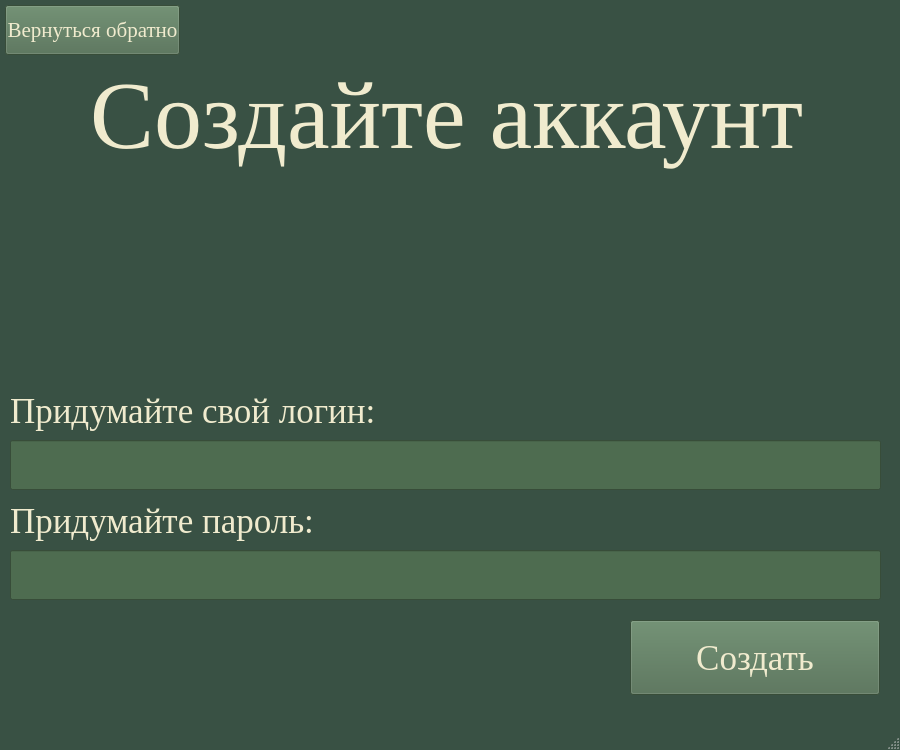
<?xml version="1.0" encoding="UTF-8"?>
<ui version="4.0">
 <class>MainWindow</class>
 <widget class="QMainWindow" name="MainWindow">
  <property name="geometry">
   <rect>
    <x>0</x>
    <y>0</y>
    <width>900</width>
    <height>750</height>
   </rect>
  </property>
  <property name="palette">
   <palette>
    <active>
     <colorrole role="WindowText">
      <brush brushstyle="SolidPattern">
       <color alpha="255">
        <red>240</red>
        <green>235</green>
        <blue>206</blue>
       </color>
      </brush>
     </colorrole>
     <colorrole role="Base">
      <brush brushstyle="SolidPattern">
       <color alpha="255">
        <red>255</red>
        <green>255</green>
        <blue>255</blue>
       </color>
      </brush>
     </colorrole>
     <colorrole role="Window">
      <brush brushstyle="SolidPattern">
       <color alpha="255">
        <red>57</red>
        <green>81</green>
        <blue>68</blue>
       </color>
      </brush>
     </colorrole>
    </active>
    <inactive>
     <colorrole role="WindowText">
      <brush brushstyle="SolidPattern">
       <color alpha="255">
        <red>240</red>
        <green>235</green>
        <blue>206</blue>
       </color>
      </brush>
     </colorrole>
     <colorrole role="Base">
      <brush brushstyle="SolidPattern">
       <color alpha="255">
        <red>255</red>
        <green>255</green>
        <blue>255</blue>
       </color>
      </brush>
     </colorrole>
     <colorrole role="Window">
      <brush brushstyle="SolidPattern">
       <color alpha="255">
        <red>57</red>
        <green>81</green>
        <blue>68</blue>
       </color>
      </brush>
     </colorrole>
    </inactive>
    <disabled>
     <colorrole role="WindowText">
      <brush brushstyle="SolidPattern">
       <color alpha="255">
        <red>120</red>
        <green>120</green>
        <blue>120</blue>
       </color>
      </brush>
     </colorrole>
     <colorrole role="Base">
      <brush brushstyle="SolidPattern">
       <color alpha="255">
        <red>57</red>
        <green>81</green>
        <blue>68</blue>
       </color>
      </brush>
     </colorrole>
     <colorrole role="Window">
      <brush brushstyle="SolidPattern">
       <color alpha="255">
        <red>57</red>
        <green>81</green>
        <blue>68</blue>
       </color>
      </brush>
     </colorrole>
    </disabled>
   </palette>
  </property>
  <property name="font">
   <font>
    <family>Times New Roman</family>
    <pointsize>20</pointsize>
   </font>
  </property>
  <property name="windowTitle">
   <string>Создание аккаунта</string>
  </property>
  <widget class="QWidget" name="centralwidget">
   <widget class="QPushButton" name="pushButton_2">
    <property name="geometry">
     <rect>
      <x>5</x>
      <y>5</y>
      <width>175</width>
      <height>50</height>
     </rect>
    </property>
    <property name="palette">
     <palette>
      <active>
       <colorrole role="WindowText">
        <brush brushstyle="SolidPattern">
         <color alpha="255">
          <red>240</red>
          <green>235</green>
          <blue>206</blue>
         </color>
        </brush>
       </colorrole>
       <colorrole role="Button">
        <brush brushstyle="SolidPattern">
         <color alpha="255">
          <red>78</red>
          <green>108</green>
          <blue>80</blue>
         </color>
        </brush>
       </colorrole>
       <colorrole role="Text">
        <brush brushstyle="SolidPattern">
         <color alpha="255">
          <red>240</red>
          <green>235</green>
          <blue>206</blue>
         </color>
        </brush>
       </colorrole>
       <colorrole role="ButtonText">
        <brush brushstyle="SolidPattern">
         <color alpha="255">
          <red>240</red>
          <green>235</green>
          <blue>206</blue>
         </color>
        </brush>
       </colorrole>
       <colorrole role="Base">
        <brush brushstyle="SolidPattern">
         <color alpha="255">
          <red>78</red>
          <green>108</green>
          <blue>80</blue>
         </color>
        </brush>
       </colorrole>
       <colorrole role="Window">
        <brush brushstyle="SolidPattern">
         <color alpha="255">
          <red>78</red>
          <green>108</green>
          <blue>80</blue>
         </color>
        </brush>
       </colorrole>
       <colorrole role="PlaceholderText">
        <brush brushstyle="NoBrush">
         <color alpha="128">
          <red>240</red>
          <green>235</green>
          <blue>206</blue>
         </color>
        </brush>
       </colorrole>
      </active>
      <inactive>
       <colorrole role="WindowText">
        <brush brushstyle="SolidPattern">
         <color alpha="255">
          <red>240</red>
          <green>235</green>
          <blue>206</blue>
         </color>
        </brush>
       </colorrole>
       <colorrole role="Button">
        <brush brushstyle="SolidPattern">
         <color alpha="255">
          <red>78</red>
          <green>108</green>
          <blue>80</blue>
         </color>
        </brush>
       </colorrole>
       <colorrole role="Text">
        <brush brushstyle="SolidPattern">
         <color alpha="255">
          <red>240</red>
          <green>235</green>
          <blue>206</blue>
         </color>
        </brush>
       </colorrole>
       <colorrole role="ButtonText">
        <brush brushstyle="SolidPattern">
         <color alpha="255">
          <red>240</red>
          <green>235</green>
          <blue>206</blue>
         </color>
        </brush>
       </colorrole>
       <colorrole role="Base">
        <brush brushstyle="SolidPattern">
         <color alpha="255">
          <red>78</red>
          <green>108</green>
          <blue>80</blue>
         </color>
        </brush>
       </colorrole>
       <colorrole role="Window">
        <brush brushstyle="SolidPattern">
         <color alpha="255">
          <red>78</red>
          <green>108</green>
          <blue>80</blue>
         </color>
        </brush>
       </colorrole>
       <colorrole role="PlaceholderText">
        <brush brushstyle="NoBrush">
         <color alpha="128">
          <red>240</red>
          <green>235</green>
          <blue>206</blue>
         </color>
        </brush>
       </colorrole>
      </inactive>
      <disabled>
       <colorrole role="WindowText">
        <brush brushstyle="SolidPattern">
         <color alpha="255">
          <red>240</red>
          <green>235</green>
          <blue>206</blue>
         </color>
        </brush>
       </colorrole>
       <colorrole role="Button">
        <brush brushstyle="SolidPattern">
         <color alpha="255">
          <red>78</red>
          <green>108</green>
          <blue>80</blue>
         </color>
        </brush>
       </colorrole>
       <colorrole role="Text">
        <brush brushstyle="SolidPattern">
         <color alpha="255">
          <red>240</red>
          <green>235</green>
          <blue>206</blue>
         </color>
        </brush>
       </colorrole>
       <colorrole role="ButtonText">
        <brush brushstyle="SolidPattern">
         <color alpha="255">
          <red>240</red>
          <green>235</green>
          <blue>206</blue>
         </color>
        </brush>
       </colorrole>
       <colorrole role="Base">
        <brush brushstyle="SolidPattern">
         <color alpha="255">
          <red>78</red>
          <green>108</green>
          <blue>80</blue>
         </color>
        </brush>
       </colorrole>
       <colorrole role="Window">
        <brush brushstyle="SolidPattern">
         <color alpha="255">
          <red>78</red>
          <green>108</green>
          <blue>80</blue>
         </color>
        </brush>
       </colorrole>
       <colorrole role="PlaceholderText">
        <brush brushstyle="NoBrush">
         <color alpha="128">
          <red>240</red>
          <green>235</green>
          <blue>206</blue>
         </color>
        </brush>
       </colorrole>
      </disabled>
     </palette>
    </property>
    <property name="font">
     <font>
      <family>Times New Roman</family>
      <pointsize>16</pointsize>
     </font>
    </property>
    <property name="styleSheet">
     <string notr="true">color: rgb(240, 235, 206);
background-color: rgb(78, 108, 80);</string>
    </property>
    <property name="text">
     <string>Вернуться обратно</string>
    </property>
   </widget>
   <widget class="QPushButton" name="pushButton">
    <property name="geometry">
     <rect>
      <x>630</x>
      <y>620</y>
      <width>250</width>
      <height>75</height>
     </rect>
    </property>
    <property name="palette">
     <palette>
      <active>
       <colorrole role="WindowText">
        <brush brushstyle="SolidPattern">
         <color alpha="255">
          <red>240</red>
          <green>235</green>
          <blue>206</blue>
         </color>
        </brush>
       </colorrole>
       <colorrole role="Button">
        <brush brushstyle="SolidPattern">
         <color alpha="255">
          <red>78</red>
          <green>108</green>
          <blue>80</blue>
         </color>
        </brush>
       </colorrole>
       <colorrole role="Text">
        <brush brushstyle="SolidPattern">
         <color alpha="255">
          <red>240</red>
          <green>235</green>
          <blue>206</blue>
         </color>
        </brush>
       </colorrole>
       <colorrole role="ButtonText">
        <brush brushstyle="SolidPattern">
         <color alpha="255">
          <red>240</red>
          <green>235</green>
          <blue>206</blue>
         </color>
        </brush>
       </colorrole>
       <colorrole role="Base">
        <brush brushstyle="SolidPattern">
         <color alpha="255">
          <red>78</red>
          <green>108</green>
          <blue>80</blue>
         </color>
        </brush>
       </colorrole>
       <colorrole role="Window">
        <brush brushstyle="SolidPattern">
         <color alpha="255">
          <red>78</red>
          <green>108</green>
          <blue>80</blue>
         </color>
        </brush>
       </colorrole>
       <colorrole role="PlaceholderText">
        <brush brushstyle="NoBrush">
         <color alpha="128">
          <red>240</red>
          <green>235</green>
          <blue>206</blue>
         </color>
        </brush>
       </colorrole>
      </active>
      <inactive>
       <colorrole role="WindowText">
        <brush brushstyle="SolidPattern">
         <color alpha="255">
          <red>240</red>
          <green>235</green>
          <blue>206</blue>
         </color>
        </brush>
       </colorrole>
       <colorrole role="Button">
        <brush brushstyle="SolidPattern">
         <color alpha="255">
          <red>78</red>
          <green>108</green>
          <blue>80</blue>
         </color>
        </brush>
       </colorrole>
       <colorrole role="Text">
        <brush brushstyle="SolidPattern">
         <color alpha="255">
          <red>240</red>
          <green>235</green>
          <blue>206</blue>
         </color>
        </brush>
       </colorrole>
       <colorrole role="ButtonText">
        <brush brushstyle="SolidPattern">
         <color alpha="255">
          <red>240</red>
          <green>235</green>
          <blue>206</blue>
         </color>
        </brush>
       </colorrole>
       <colorrole role="Base">
        <brush brushstyle="SolidPattern">
         <color alpha="255">
          <red>78</red>
          <green>108</green>
          <blue>80</blue>
         </color>
        </brush>
       </colorrole>
       <colorrole role="Window">
        <brush brushstyle="SolidPattern">
         <color alpha="255">
          <red>78</red>
          <green>108</green>
          <blue>80</blue>
         </color>
        </brush>
       </colorrole>
       <colorrole role="PlaceholderText">
        <brush brushstyle="NoBrush">
         <color alpha="128">
          <red>240</red>
          <green>235</green>
          <blue>206</blue>
         </color>
        </brush>
       </colorrole>
      </inactive>
      <disabled>
       <colorrole role="WindowText">
        <brush brushstyle="SolidPattern">
         <color alpha="255">
          <red>240</red>
          <green>235</green>
          <blue>206</blue>
         </color>
        </brush>
       </colorrole>
       <colorrole role="Button">
        <brush brushstyle="SolidPattern">
         <color alpha="255">
          <red>78</red>
          <green>108</green>
          <blue>80</blue>
         </color>
        </brush>
       </colorrole>
       <colorrole role="Text">
        <brush brushstyle="SolidPattern">
         <color alpha="255">
          <red>240</red>
          <green>235</green>
          <blue>206</blue>
         </color>
        </brush>
       </colorrole>
       <colorrole role="ButtonText">
        <brush brushstyle="SolidPattern">
         <color alpha="255">
          <red>240</red>
          <green>235</green>
          <blue>206</blue>
         </color>
        </brush>
       </colorrole>
       <colorrole role="Base">
        <brush brushstyle="SolidPattern">
         <color alpha="255">
          <red>78</red>
          <green>108</green>
          <blue>80</blue>
         </color>
        </brush>
       </colorrole>
       <colorrole role="Window">
        <brush brushstyle="SolidPattern">
         <color alpha="255">
          <red>78</red>
          <green>108</green>
          <blue>80</blue>
         </color>
        </brush>
       </colorrole>
       <colorrole role="PlaceholderText">
        <brush brushstyle="NoBrush">
         <color alpha="128">
          <red>240</red>
          <green>235</green>
          <blue>206</blue>
         </color>
        </brush>
       </colorrole>
      </disabled>
     </palette>
    </property>
    <property name="font">
     <font>
      <family>Times New Roman</family>
      <pointsize>26</pointsize>
     </font>
    </property>
    <property name="styleSheet">
     <string notr="true">color: rgb(240, 235, 206);
background-color: rgb(78, 108, 80);</string>
    </property>
    <property name="text">
     <string>Создать</string>
    </property>
   </widget>
   <widget class="QLabel" name="label_2">
    <property name="geometry">
     <rect>
      <x>10</x>
      <y>390</y>
      <width>381</width>
      <height>42</height>
     </rect>
    </property>
    <property name="palette">
     <palette>
      <active>
       <colorrole role="Highlight">
        <brush brushstyle="SolidPattern">
         <color alpha="255">
          <red>255</red>
          <green>230</green>
          <blue>230</blue>
         </color>
        </brush>
       </colorrole>
       <colorrole role="Link">
        <brush brushstyle="SolidPattern">
         <color alpha="255">
          <red>255</red>
          <green>230</green>
          <blue>230</blue>
         </color>
        </brush>
       </colorrole>
      </active>
      <inactive>
       <colorrole role="Highlight">
        <brush brushstyle="SolidPattern">
         <color alpha="255">
          <red>255</red>
          <green>230</green>
          <blue>230</blue>
         </color>
        </brush>
       </colorrole>
       <colorrole role="Link">
        <brush brushstyle="SolidPattern">
         <color alpha="255">
          <red>255</red>
          <green>230</green>
          <blue>230</blue>
         </color>
        </brush>
       </colorrole>
      </inactive>
      <disabled>
       <colorrole role="Highlight">
        <brush brushstyle="SolidPattern">
         <color alpha="255">
          <red>255</red>
          <green>230</green>
          <blue>230</blue>
         </color>
        </brush>
       </colorrole>
       <colorrole role="Link">
        <brush brushstyle="SolidPattern">
         <color alpha="255">
          <red>255</red>
          <green>230</green>
          <blue>230</blue>
         </color>
        </brush>
       </colorrole>
      </disabled>
     </palette>
    </property>
    <property name="font">
     <font>
      <family>Times New Roman</family>
      <pointsize>26</pointsize>
     </font>
    </property>
    <property name="text">
     <string>Придумайте свой логин:</string>
    </property>
   </widget>
   <widget class="QLabel" name="label">
    <property name="geometry">
     <rect>
      <x>90</x>
      <y>60</y>
      <width>720</width>
      <height>111</height>
     </rect>
    </property>
    <property name="palette">
     <palette>
      <active>
       <colorrole role="Highlight">
        <brush brushstyle="SolidPattern">
         <color alpha="255">
          <red>255</red>
          <green>230</green>
          <blue>230</blue>
         </color>
        </brush>
       </colorrole>
       <colorrole role="Link">
        <brush brushstyle="SolidPattern">
         <color alpha="255">
          <red>255</red>
          <green>230</green>
          <blue>230</blue>
         </color>
        </brush>
       </colorrole>
      </active>
      <inactive>
       <colorrole role="Highlight">
        <brush brushstyle="SolidPattern">
         <color alpha="255">
          <red>255</red>
          <green>230</green>
          <blue>230</blue>
         </color>
        </brush>
       </colorrole>
       <colorrole role="Link">
        <brush brushstyle="SolidPattern">
         <color alpha="255">
          <red>255</red>
          <green>230</green>
          <blue>230</blue>
         </color>
        </brush>
       </colorrole>
      </inactive>
      <disabled>
       <colorrole role="Highlight">
        <brush brushstyle="SolidPattern">
         <color alpha="255">
          <red>255</red>
          <green>230</green>
          <blue>230</blue>
         </color>
        </brush>
       </colorrole>
       <colorrole role="Link">
        <brush brushstyle="SolidPattern">
         <color alpha="255">
          <red>255</red>
          <green>230</green>
          <blue>230</blue>
         </color>
        </brush>
       </colorrole>
      </disabled>
     </palette>
    </property>
    <property name="font">
     <font>
      <family>Times New Roman</family>
      <pointsize>72</pointsize>
     </font>
    </property>
    <property name="text">
     <string>Создайте аккаунт</string>
    </property>
   </widget>
   <widget class="QLineEdit" name="lineEdit_2">
    <property name="geometry">
     <rect>
      <x>10</x>
      <y>550</y>
      <width>871</width>
      <height>50</height>
     </rect>
    </property>
    <property name="palette">
     <palette>
      <active>
       <colorrole role="WindowText">
        <brush brushstyle="SolidPattern">
         <color alpha="255">
          <red>240</red>
          <green>235</green>
          <blue>206</blue>
         </color>
        </brush>
       </colorrole>
       <colorrole role="Button">
        <brush brushstyle="SolidPattern">
         <color alpha="255">
          <red>78</red>
          <green>108</green>
          <blue>80</blue>
         </color>
        </brush>
       </colorrole>
       <colorrole role="Text">
        <brush brushstyle="SolidPattern">
         <color alpha="255">
          <red>240</red>
          <green>235</green>
          <blue>206</blue>
         </color>
        </brush>
       </colorrole>
       <colorrole role="ButtonText">
        <brush brushstyle="SolidPattern">
         <color alpha="255">
          <red>240</red>
          <green>235</green>
          <blue>206</blue>
         </color>
        </brush>
       </colorrole>
       <colorrole role="Base">
        <brush brushstyle="SolidPattern">
         <color alpha="255">
          <red>78</red>
          <green>108</green>
          <blue>80</blue>
         </color>
        </brush>
       </colorrole>
       <colorrole role="Window">
        <brush brushstyle="SolidPattern">
         <color alpha="255">
          <red>78</red>
          <green>108</green>
          <blue>80</blue>
         </color>
        </brush>
       </colorrole>
       <colorrole role="PlaceholderText">
        <brush brushstyle="NoBrush">
         <color alpha="128">
          <red>240</red>
          <green>235</green>
          <blue>206</blue>
         </color>
        </brush>
       </colorrole>
      </active>
      <inactive>
       <colorrole role="WindowText">
        <brush brushstyle="SolidPattern">
         <color alpha="255">
          <red>240</red>
          <green>235</green>
          <blue>206</blue>
         </color>
        </brush>
       </colorrole>
       <colorrole role="Button">
        <brush brushstyle="SolidPattern">
         <color alpha="255">
          <red>78</red>
          <green>108</green>
          <blue>80</blue>
         </color>
        </brush>
       </colorrole>
       <colorrole role="Text">
        <brush brushstyle="SolidPattern">
         <color alpha="255">
          <red>240</red>
          <green>235</green>
          <blue>206</blue>
         </color>
        </brush>
       </colorrole>
       <colorrole role="ButtonText">
        <brush brushstyle="SolidPattern">
         <color alpha="255">
          <red>240</red>
          <green>235</green>
          <blue>206</blue>
         </color>
        </brush>
       </colorrole>
       <colorrole role="Base">
        <brush brushstyle="SolidPattern">
         <color alpha="255">
          <red>78</red>
          <green>108</green>
          <blue>80</blue>
         </color>
        </brush>
       </colorrole>
       <colorrole role="Window">
        <brush brushstyle="SolidPattern">
         <color alpha="255">
          <red>78</red>
          <green>108</green>
          <blue>80</blue>
         </color>
        </brush>
       </colorrole>
       <colorrole role="PlaceholderText">
        <brush brushstyle="NoBrush">
         <color alpha="128">
          <red>240</red>
          <green>235</green>
          <blue>206</blue>
         </color>
        </brush>
       </colorrole>
      </inactive>
      <disabled>
       <colorrole role="WindowText">
        <brush brushstyle="SolidPattern">
         <color alpha="255">
          <red>240</red>
          <green>235</green>
          <blue>206</blue>
         </color>
        </brush>
       </colorrole>
       <colorrole role="Button">
        <brush brushstyle="SolidPattern">
         <color alpha="255">
          <red>78</red>
          <green>108</green>
          <blue>80</blue>
         </color>
        </brush>
       </colorrole>
       <colorrole role="Text">
        <brush brushstyle="SolidPattern">
         <color alpha="255">
          <red>240</red>
          <green>235</green>
          <blue>206</blue>
         </color>
        </brush>
       </colorrole>
       <colorrole role="ButtonText">
        <brush brushstyle="SolidPattern">
         <color alpha="255">
          <red>240</red>
          <green>235</green>
          <blue>206</blue>
         </color>
        </brush>
       </colorrole>
       <colorrole role="Base">
        <brush brushstyle="SolidPattern">
         <color alpha="255">
          <red>78</red>
          <green>108</green>
          <blue>80</blue>
         </color>
        </brush>
       </colorrole>
       <colorrole role="Window">
        <brush brushstyle="SolidPattern">
         <color alpha="255">
          <red>78</red>
          <green>108</green>
          <blue>80</blue>
         </color>
        </brush>
       </colorrole>
       <colorrole role="PlaceholderText">
        <brush brushstyle="NoBrush">
         <color alpha="128">
          <red>240</red>
          <green>235</green>
          <blue>206</blue>
         </color>
        </brush>
       </colorrole>
      </disabled>
     </palette>
    </property>
    <property name="font">
     <font>
      <family>Times New Roman</family>
      <pointsize>26</pointsize>
     </font>
    </property>
    <property name="styleSheet">
     <string notr="true">color: rgb(240, 235, 206);
background-color: rgb(78, 108, 80);</string>
    </property>
   </widget>
   <widget class="QLineEdit" name="lineEdit">
    <property name="geometry">
     <rect>
      <x>10</x>
      <y>440</y>
      <width>871</width>
      <height>50</height>
     </rect>
    </property>
    <property name="palette">
     <palette>
      <active>
       <colorrole role="WindowText">
        <brush brushstyle="SolidPattern">
         <color alpha="255">
          <red>240</red>
          <green>235</green>
          <blue>206</blue>
         </color>
        </brush>
       </colorrole>
       <colorrole role="Button">
        <brush brushstyle="SolidPattern">
         <color alpha="255">
          <red>78</red>
          <green>108</green>
          <blue>80</blue>
         </color>
        </brush>
       </colorrole>
       <colorrole role="Text">
        <brush brushstyle="SolidPattern">
         <color alpha="255">
          <red>240</red>
          <green>235</green>
          <blue>206</blue>
         </color>
        </brush>
       </colorrole>
       <colorrole role="ButtonText">
        <brush brushstyle="SolidPattern">
         <color alpha="255">
          <red>240</red>
          <green>235</green>
          <blue>206</blue>
         </color>
        </brush>
       </colorrole>
       <colorrole role="Base">
        <brush brushstyle="SolidPattern">
         <color alpha="255">
          <red>78</red>
          <green>108</green>
          <blue>80</blue>
         </color>
        </brush>
       </colorrole>
       <colorrole role="Window">
        <brush brushstyle="SolidPattern">
         <color alpha="255">
          <red>78</red>
          <green>108</green>
          <blue>80</blue>
         </color>
        </brush>
       </colorrole>
       <colorrole role="PlaceholderText">
        <brush brushstyle="NoBrush">
         <color alpha="128">
          <red>240</red>
          <green>235</green>
          <blue>206</blue>
         </color>
        </brush>
       </colorrole>
      </active>
      <inactive>
       <colorrole role="WindowText">
        <brush brushstyle="SolidPattern">
         <color alpha="255">
          <red>240</red>
          <green>235</green>
          <blue>206</blue>
         </color>
        </brush>
       </colorrole>
       <colorrole role="Button">
        <brush brushstyle="SolidPattern">
         <color alpha="255">
          <red>78</red>
          <green>108</green>
          <blue>80</blue>
         </color>
        </brush>
       </colorrole>
       <colorrole role="Text">
        <brush brushstyle="SolidPattern">
         <color alpha="255">
          <red>240</red>
          <green>235</green>
          <blue>206</blue>
         </color>
        </brush>
       </colorrole>
       <colorrole role="ButtonText">
        <brush brushstyle="SolidPattern">
         <color alpha="255">
          <red>240</red>
          <green>235</green>
          <blue>206</blue>
         </color>
        </brush>
       </colorrole>
       <colorrole role="Base">
        <brush brushstyle="SolidPattern">
         <color alpha="255">
          <red>78</red>
          <green>108</green>
          <blue>80</blue>
         </color>
        </brush>
       </colorrole>
       <colorrole role="Window">
        <brush brushstyle="SolidPattern">
         <color alpha="255">
          <red>78</red>
          <green>108</green>
          <blue>80</blue>
         </color>
        </brush>
       </colorrole>
       <colorrole role="PlaceholderText">
        <brush brushstyle="NoBrush">
         <color alpha="128">
          <red>240</red>
          <green>235</green>
          <blue>206</blue>
         </color>
        </brush>
       </colorrole>
      </inactive>
      <disabled>
       <colorrole role="WindowText">
        <brush brushstyle="SolidPattern">
         <color alpha="255">
          <red>240</red>
          <green>235</green>
          <blue>206</blue>
         </color>
        </brush>
       </colorrole>
       <colorrole role="Button">
        <brush brushstyle="SolidPattern">
         <color alpha="255">
          <red>78</red>
          <green>108</green>
          <blue>80</blue>
         </color>
        </brush>
       </colorrole>
       <colorrole role="Text">
        <brush brushstyle="SolidPattern">
         <color alpha="255">
          <red>240</red>
          <green>235</green>
          <blue>206</blue>
         </color>
        </brush>
       </colorrole>
       <colorrole role="ButtonText">
        <brush brushstyle="SolidPattern">
         <color alpha="255">
          <red>240</red>
          <green>235</green>
          <blue>206</blue>
         </color>
        </brush>
       </colorrole>
       <colorrole role="Base">
        <brush brushstyle="SolidPattern">
         <color alpha="255">
          <red>78</red>
          <green>108</green>
          <blue>80</blue>
         </color>
        </brush>
       </colorrole>
       <colorrole role="Window">
        <brush brushstyle="SolidPattern">
         <color alpha="255">
          <red>78</red>
          <green>108</green>
          <blue>80</blue>
         </color>
        </brush>
       </colorrole>
       <colorrole role="PlaceholderText">
        <brush brushstyle="NoBrush">
         <color alpha="128">
          <red>240</red>
          <green>235</green>
          <blue>206</blue>
         </color>
        </brush>
       </colorrole>
      </disabled>
     </palette>
    </property>
    <property name="font">
     <font>
      <family>Times New Roman</family>
      <pointsize>26</pointsize>
     </font>
    </property>
    <property name="styleSheet">
     <string notr="true">color: rgb(240, 235, 206);
background-color: rgb(78, 108, 80);</string>
    </property>
   </widget>
   <widget class="QLabel" name="label_3">
    <property name="geometry">
     <rect>
      <x>10</x>
      <y>500</y>
      <width>317</width>
      <height>42</height>
     </rect>
    </property>
    <property name="palette">
     <palette>
      <active>
       <colorrole role="Highlight">
        <brush brushstyle="SolidPattern">
         <color alpha="255">
          <red>255</red>
          <green>230</green>
          <blue>230</blue>
         </color>
        </brush>
       </colorrole>
       <colorrole role="Link">
        <brush brushstyle="SolidPattern">
         <color alpha="255">
          <red>255</red>
          <green>230</green>
          <blue>230</blue>
         </color>
        </brush>
       </colorrole>
      </active>
      <inactive>
       <colorrole role="Highlight">
        <brush brushstyle="SolidPattern">
         <color alpha="255">
          <red>255</red>
          <green>230</green>
          <blue>230</blue>
         </color>
        </brush>
       </colorrole>
       <colorrole role="Link">
        <brush brushstyle="SolidPattern">
         <color alpha="255">
          <red>255</red>
          <green>230</green>
          <blue>230</blue>
         </color>
        </brush>
       </colorrole>
      </inactive>
      <disabled>
       <colorrole role="Highlight">
        <brush brushstyle="SolidPattern">
         <color alpha="255">
          <red>255</red>
          <green>230</green>
          <blue>230</blue>
         </color>
        </brush>
       </colorrole>
       <colorrole role="Link">
        <brush brushstyle="SolidPattern">
         <color alpha="255">
          <red>255</red>
          <green>230</green>
          <blue>230</blue>
         </color>
        </brush>
       </colorrole>
      </disabled>
     </palette>
    </property>
    <property name="font">
     <font>
      <family>Times New Roman</family>
      <pointsize>26</pointsize>
     </font>
    </property>
    <property name="text">
     <string>Придумайте пароль:</string>
    </property>
   </widget>
  </widget>
  <widget class="QMenuBar" name="menubar">
   <property name="geometry">
    <rect>
     <x>0</x>
     <y>0</y>
     <width>900</width>
     <height>37</height>
    </rect>
   </property>
  </widget>
  <widget class="QStatusBar" name="statusbar"/>
 </widget>
 <resources/>
 <connections/>
</ui>
